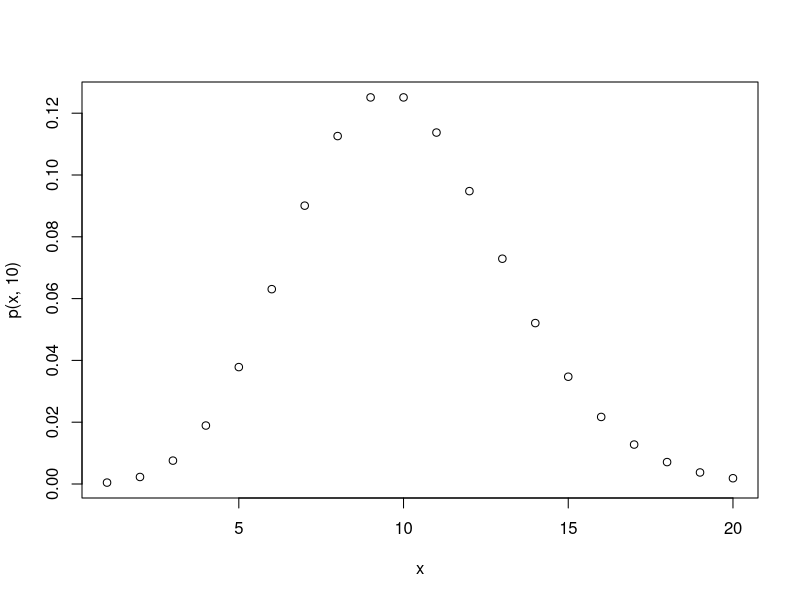
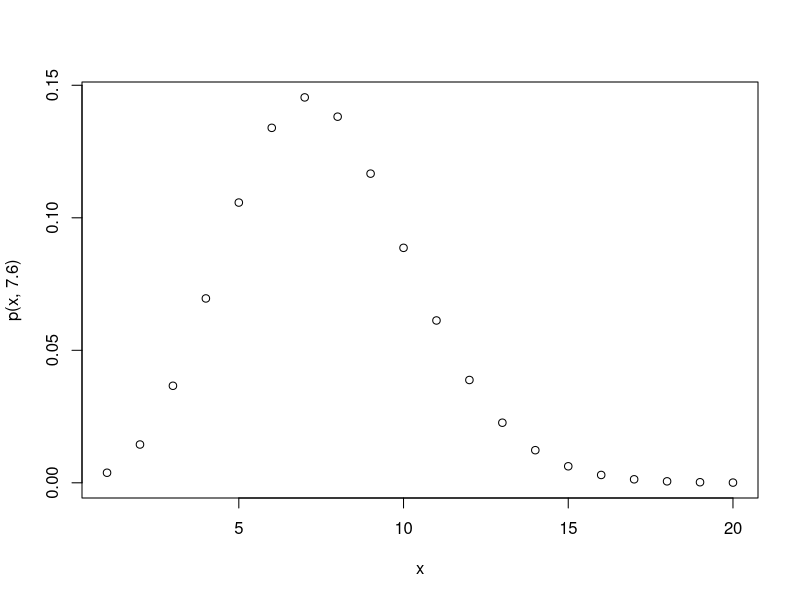
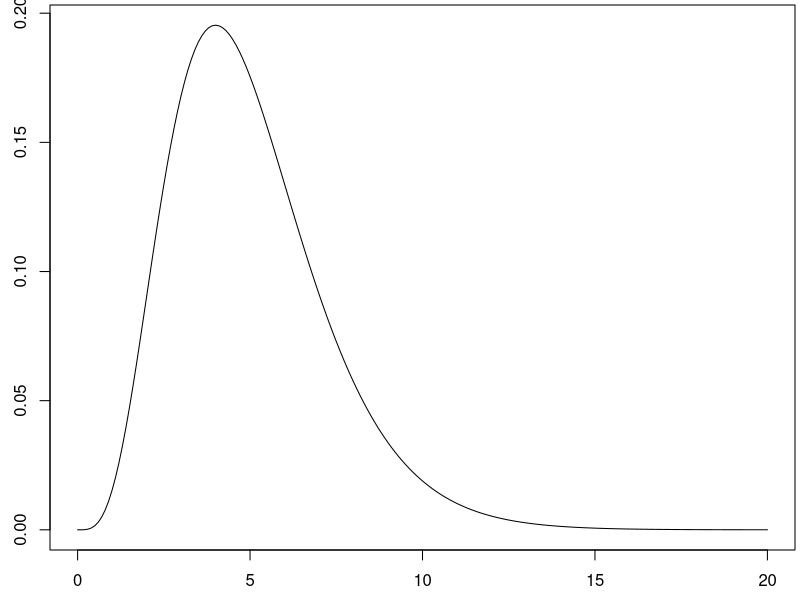
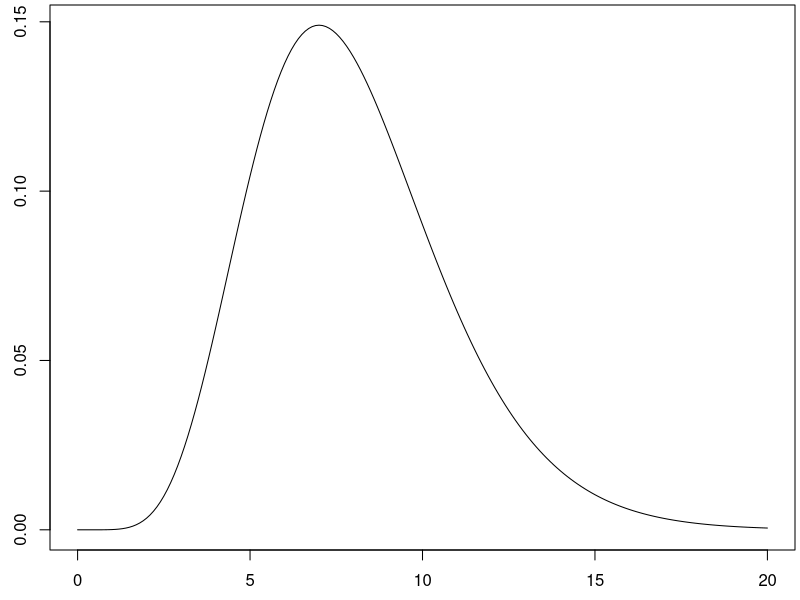
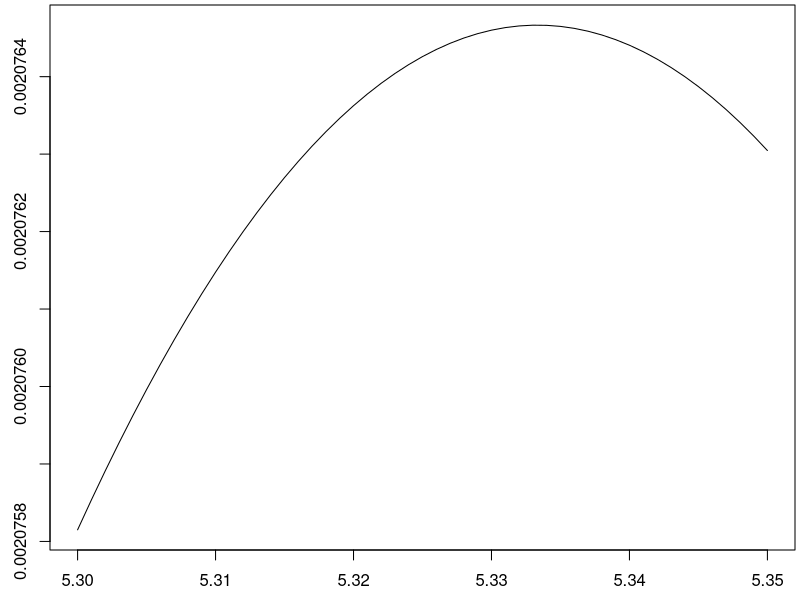
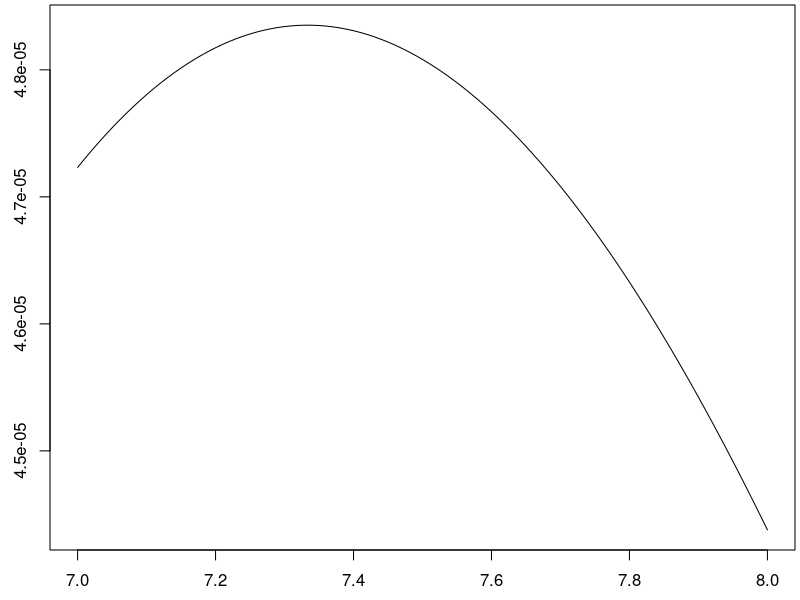

Source code (R) for these figures, in order:
p <- function(x,lambda=2){
  # x must be a whole number
  (lambda^x/factorial(x))*exp(-lambda)
}

p(4)
p(4,2)

p(5)
p(5,2)


p(2)
p(2,2)



p(4,5) #The probability of 4 hurricanes in the season, assuming lambda = 5
p(5,5) #The probability of 5 hurricanes in the season, assuming lambda = 5
p(2,5) #The probability of 2 hurricanes in the season, assuming lambda = 5

p(4,1) #The probability of 4 hurricanes in the season, assuming lambda = 1
p(5,1) #The probability of 5 hurricanes in the season, assuming lambda = 1
p(2,1) #The probability of 2 hurricanes in the season, assuming lambda = 1

p(1,10)
p(2,10)
p(3,10)
p(4,10)
p(5,10)
p(6,10)
p(7,10)
p(8,10)
p(9,10)
p(10,10)
p(11,10)
p(12,10)
p(13,10)

x <- seq(1,20,1)
plot(x,p(x,10))

x <- seq(1,20,1)
plot(x,p(x,7.6))
#It appears that the mode of the Poisson distribution occurs at or near $\lambda$.

p.3v1 <- function(x,lambda=2){
  # each element of x must be a whole number
  prod((lambda^x/factorial(x))*exp(-lambda))
}

p.3v2 <- function(x1,x2,x3,lambda=2){
  # x1, x2, and x3 must be whole numbers
  (lambda^(x1+x2+x3)/(factorial(x1)*factorial(x2)*factorial(x3)))*exp(-3*lambda)
}

p.3v1(c(4,4,8))
p.3v1(c(2,5,3),lambda=2)
p.3v1(c(2,2,2),lambda=2)
p.3v1(c(2,5,3),lambda=3)

p.3v1(c(4,4,8),2)
p.3v1(c(4,4,8),5)
p.3v1(c(4,4,8),1)
p.3v1(c(4,4,8),10)



L <- function(lambda,x=4){
  # x must be a whole number
  (lambda^x/factorial(x))*exp(-lambda)
}

lambda <- seq(0,20,0.1)

par(mar=c(2.5,2.5,0.25,0.25))
plot(lambda,L(lambda,4),type='l')

par(mar=c(2.5,2.5,0.25,0.25))
plot(lambda,L(lambda,7),type='l')


L2 <- function(lambda,x1=4,x2=4,x3=8){
  (lambda^(x1+x2+x3)/(factorial(x1)*factorial(x2)*factorial(x3)))*exp(-3*lambda)
}

L2(lambda = 3, x1=4,x2=4,x3=8)
L2(lambda = 5, x1=4,x2=4,x3=8)
L2(lambda = 6, x1=4,x2=4,x3=8)
L2(lambda = 7, x1=4,x2=4,x3=8)
L2(lambda = 8, x1=4,x2=4,x3=8)


lambda <- seq(5.3,5.35,0.001)

par(mar=c(2.5,2.5,0.25,0.25))
plot(lambda,L2(lambda,x1=4,x2=4,x3=8),type='l')



lambda <- seq(7,8,0.01)

par(mar=c(2.5,2.5,0.25,0.25))
plot(lambda,L2(lambda,x1=2,x2=7,x3=13),type='l')

